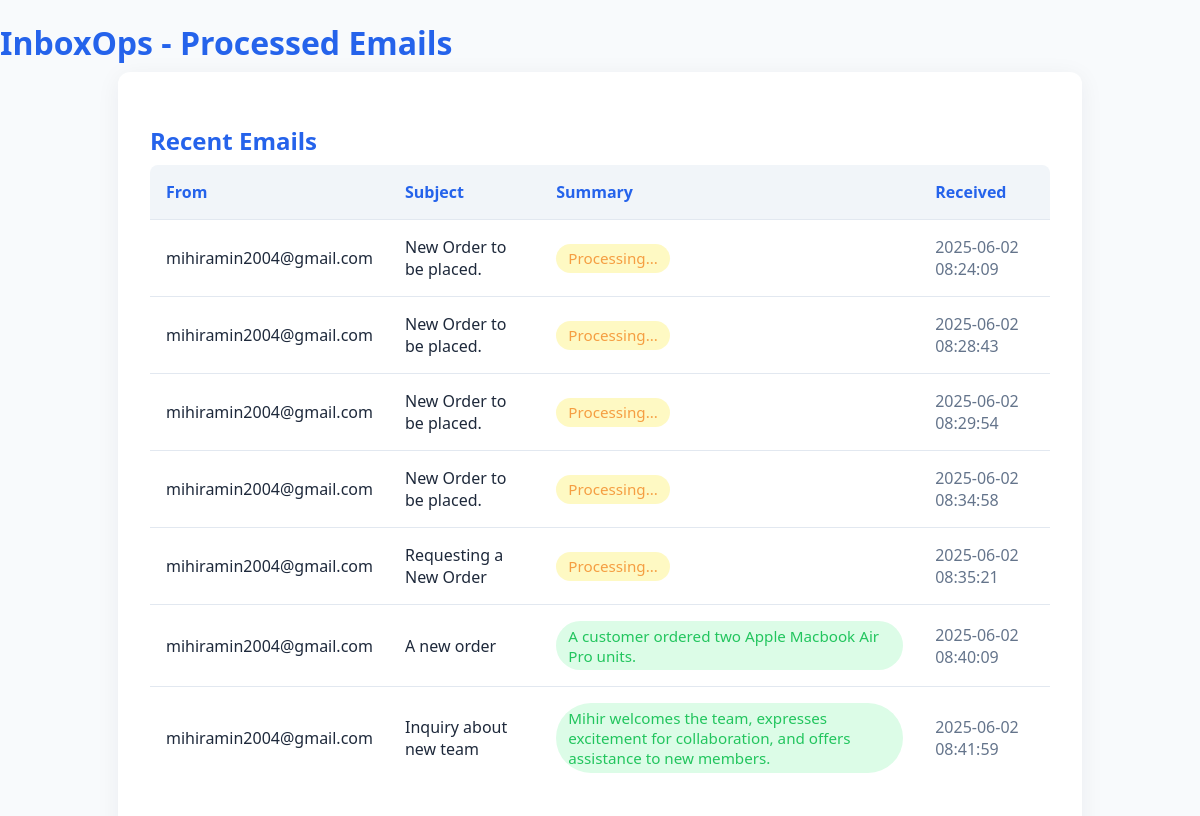
Before: / with the older database file.
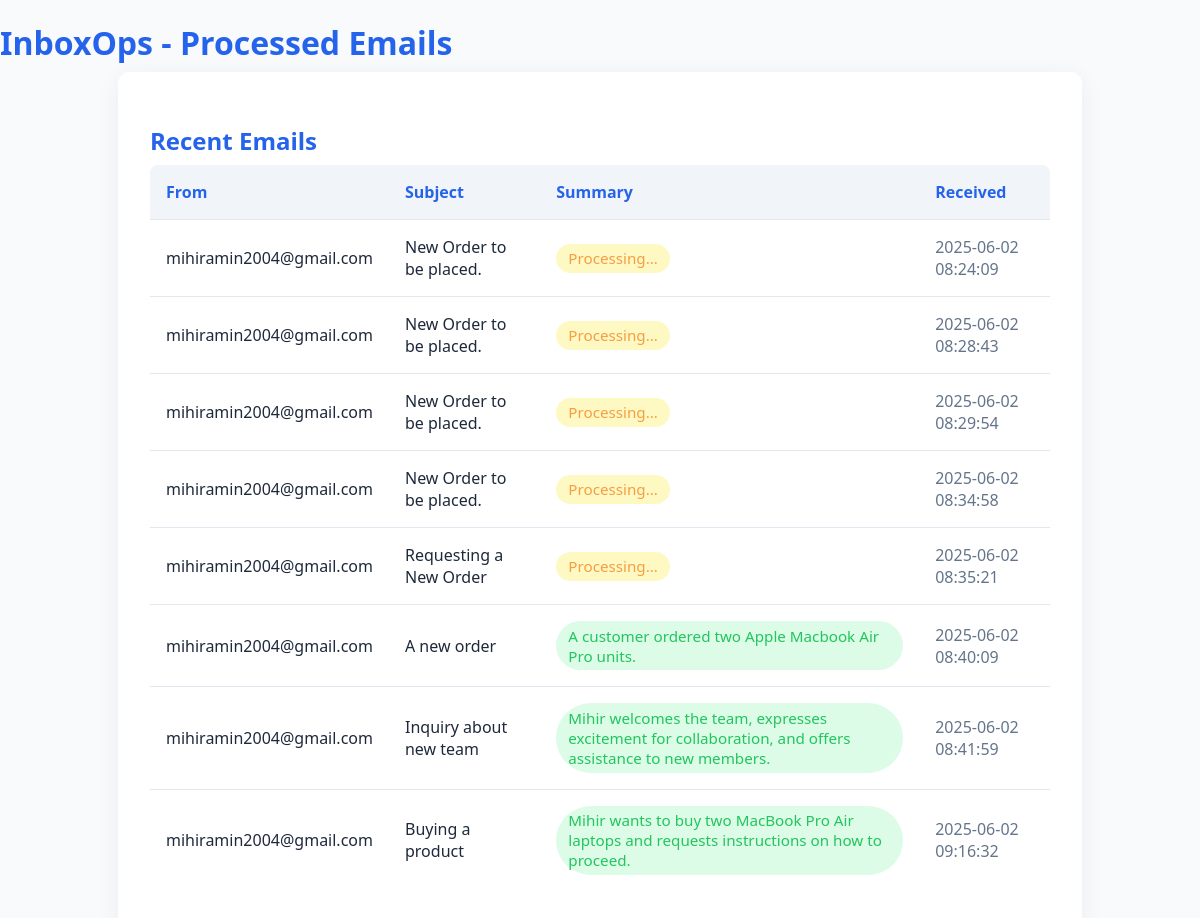
After: the same page with the newer database file.
### app/models.py (models this page shows)
class Email(Base):
    __tablename__ = "emails"
    id = Column(Integer, primary_key=True, index=True)
    from_email = Column(String, index=True)
    subject = Column(String, index=True)
    text_body = Column(Text)
    html_body = Column(Text)
    received_at = Column(DateTime(timezone=True), server_default=func.now())
    summary = Column(Text, nullable=True)
    status = Column(String, default="received")

### app/main.py (the view)
@app.get("/", response_class=HTMLResponse)
def home(request: Request, db: Session = Depends(get_db)):
    emails = crud.get_emails(db, limit=20)
    return templates.TemplateResponse("index.html", {"request": request, "emails": emails})

### templates/index.html (shortened to what this page needs)
<!DOCTYPE html>
<html>
<head>
    <link rel="stylesheet" href="../static/styles.css">
</head>
<body>
    <h1>InboxOps - Processed Emails</h1>
    <div class="container">
        <h2>Recent Emails</h2>
        <table class="table">
            <thead>
                <tr>
                    <th>From</th>
                    <th>Subject</th>
                    <th>Summary</th>
                    <th>Received</th>
                </tr>
            </thead>
            <tbody>
                {% for email in emails %}
                <tr>
                    <td>{{ email.from_email }}</td>
                    <td>{{ email.subject }}</td>
                    <td>
                        {% if email.summary %}
                            <span class="badge badge-success">{{ email.summary }}</span>
                        {% else %}
                            <span class="badge badge-warning">Processing...</span>
                        {% endif %}
                    </td>
                    <td class="text-muted">{{ email.received_at }}</td>
                </tr>
                {% endfor %}
            </tbody>
        </table>
    </div>
</body>
</html>

### static/styles.css (style rules this page uses)
body { background: #f8fafc; color: #1e293b; font-family: 'Segoe UI', 'Roboto', Arial, sans-serif; margin: 0; padding: 0; }
h1, h2, h3 { color: #2563eb; margin-bottom: 0.5rem; }
.container { max-width: 900px; margin: 0 auto; background: #fff; border-radius: 12px; box-shadow: 0 4px 24px rgba(30,41,59,0.06); padding: 2rem; }
.table { width: 100%; border-collapse: collapse; margin-bottom: 2rem; background: #fff; border-radius: 8px; overflow: hidden; }
.table th, .table td { padding: 1rem; border-bottom: 1px solid #e2e8f0; text-align: left; }
.table th { background: #f1f5f9; color: #2563eb; font-weight: 600; }
.table tr:last-child td { border-bottom: none; }
.badge { display: inline-block; padding: 0.3em 0.8em; border-radius: 999px; font-size: 0.95em; font-weight: 500; background: #e0e7ff; color: #2563eb; }
.badge-success { background: #dcfce7; color: #22c55e; }
.badge-warning { background: #fef9c3; color: #f59e42; }
.text-muted { color: #64748b; }

Changed rows visible on the page:
added Email: from_email "mihiramin2004@gmail.com", subject "Buying a product", summary "Mihir wants to buy two MacBook Pro Air laptops and requests instructions on how to proceed.", received_at "2025-06-02 09:16:32"
